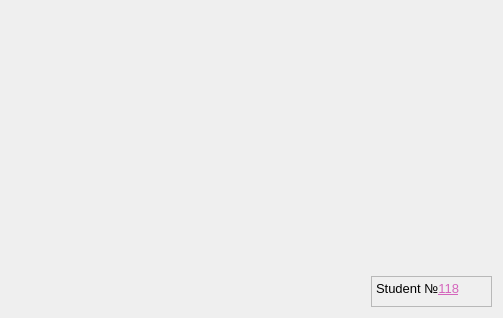
<?xml version="1.0" encoding="UTF-8"?>
<ui version="4.0">
 <class>About</class>
 <widget class="QDialog" name="About">
  <property name="geometry">
   <rect>
    <x>0</x>
    <y>0</y>
    <width>503</width>
    <height>318</height>
   </rect>
  </property>
  <property name="windowTitle">
   <string>Dialog</string>
  </property>
  <layout class="QGridLayout" name="gridLayout">
   <item row="1" column="1">
    <widget class="QTextEdit" name="textEdit">
     <property name="enabled">
      <bool>false</bool>
     </property>
     <property name="sizePolicy">
      <sizepolicy hsizetype="Fixed" vsizetype="Fixed">
       <horstretch>1</horstretch>
       <verstretch>0</verstretch>
      </sizepolicy>
     </property>
     <property name="minimumSize">
      <size>
       <width>121</width>
       <height>31</height>
      </size>
     </property>
     <property name="maximumSize">
      <size>
       <width>121</width>
       <height>31</height>
      </size>
     </property>
     <property name="html">
      <string>&lt;!DOCTYPE HTML PUBLIC &quot;-//W3C//DTD HTML 4.0//EN&quot; &quot;http://www.w3.org/TR/REC-html40/strict.dtd&quot;&gt;
&lt;html&gt;&lt;head&gt;&lt;meta name=&quot;qrichtext&quot; content=&quot;1&quot; /&gt;&lt;style type=&quot;text/css&quot;&gt;
p, li { white-space: pre-wrap; }
&lt;/style&gt;&lt;/head&gt;&lt;body style=&quot; font-family:'MS Shell Dlg 2'; font-size:9.6pt; font-weight:400; font-style:normal;&quot;&gt;
&lt;p style=&quot; margin-top:0px; margin-bottom:0px; margin-left:0px; margin-right:0px; -qt-block-indent:0; text-indent:0px;&quot;&gt;&lt;span style=&quot; color:#000000;&quot;&gt;Student №&lt;/span&gt;&lt;span style=&quot; text-decoration: underline; color:#d465bc;&quot;&gt;118&lt;/span&gt;&lt;/p&gt;&lt;/body&gt;&lt;/html&gt;</string>
     </property>
    </widget>
   </item>
   <item row="0" column="1">
    <spacer name="verticalSpacer">
     <property name="orientation">
      <enum>Qt::Vertical</enum>
     </property>
     <property name="sizeHint" stdset="0">
      <size>
       <width>20</width>
       <height>40</height>
      </size>
     </property>
    </spacer>
   </item>
   <item row="1" column="0">
    <spacer name="horizontalSpacer">
     <property name="orientation">
      <enum>Qt::Horizontal</enum>
     </property>
     <property name="sizeHint" stdset="0">
      <size>
       <width>40</width>
       <height>20</height>
      </size>
     </property>
    </spacer>
   </item>
  </layout>
 </widget>
 <resources/>
 <connections/>
</ui>
